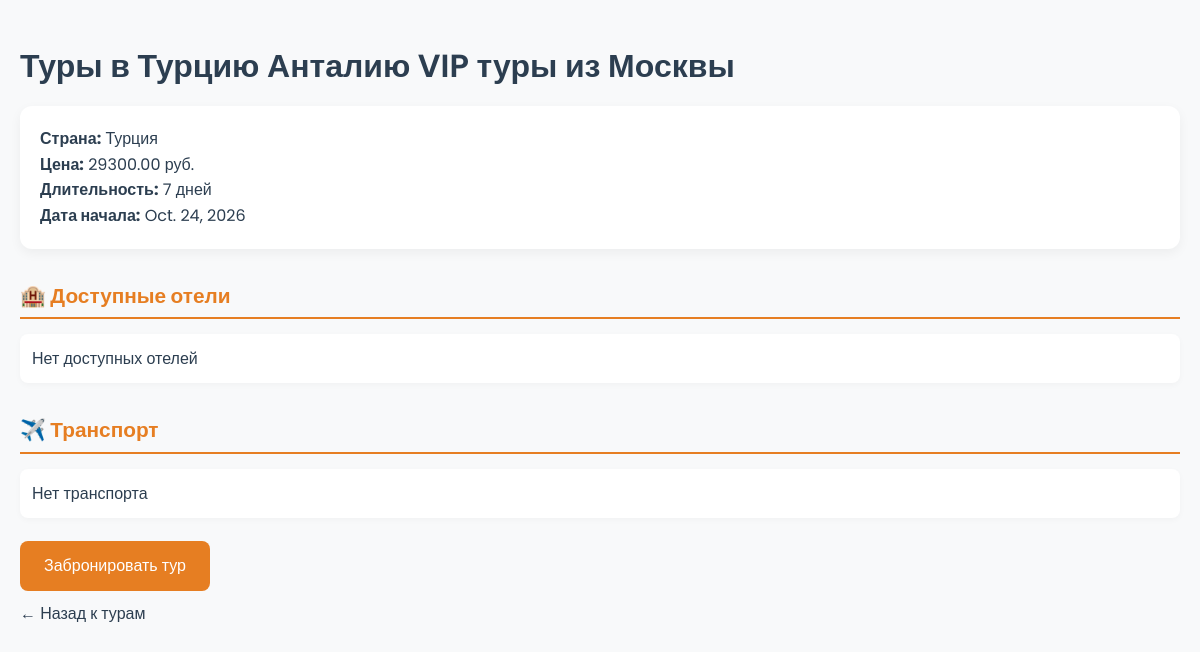
The page /tour/2/ on the database its author committed.
### main/models.py (models this page shows, shortened)
class Tour(models.Model):
    title = models.CharField(max_length=200, verbose_name="Название тура")
    price = models.DecimalField(max_digits=10, decimal_places=2, verbose_name="Цена")
    duration = models.IntegerField(verbose_name="Длительность (дней)")
    country = models.CharField(max_length=100, verbose_name="Страна")
    start_date = models.DateField(verbose_name="Дата начала")

### main/views.py (the view)
# urls.py: path('tour/<int:tour_id>/', views.tour_detail, name='tour_detail'),
def tour_detail(request, tour_id):
    tour = get_object_or_404(Tour, pk=tour_id)
    hotels = Hotel.objects.filter(city=tour.country)  # Отели в стране тура
    transports = Transport.objects.all()  # Можно фильтровать по маршруту
    return render(request, 'main/tour_detail.html', {
        'tour': tour,
        'hotels': hotels,
        'transports': transports
    })

### main/templates/main/tour_detail.html (shortened to what this page needs)
<!DOCTYPE html>
<html lang="ru">
<head>
</head>
<body>
    <div class="container">
        <h1>{{ tour.title }}</h1>
        <div class="info">
            <p><strong>Страна:</strong> {{ tour.country }}</p>
            <p><strong>Цена:</strong> {{ tour.price }} руб.</p>
            <p><strong>Длительность:</strong> {{ tour.duration }} дней</p>
            <p><strong>Дата начала:</strong> {{ tour.start_date }}</p>
        </div>
        <div class="section">
            <h2>🏨 Доступные отели</h2>
            <ul>
                {% for hotel in hotels %}
                <li>{{ hotel.name }} ({{ hotel.stars }}⭐) - {{ hotel.price_per_night }} руб./ночь</li>
                {% empty %}
                <li>Нет доступных отелей</li>
                {% endfor %}
            </ul>
        </div>
        <div class="section">
            <h2>✈️ Транспорт</h2>
            <ul>
                {% for t in transports %}
                <li>{{ t.type }} - {{ t.company }} ({{ t.route }})</li>
                {% empty %}
                <li>Нет транспорта</li>
                {% endfor %}
            </ul>
        </div>
        <a href="{% url 'create_booking' tour.id %}" class="btn">Забронировать тур</a>
        <br><a href="{% url 'home' %}" class="back-link">← Назад к турам</a>
    </div>
</body>
</html>

### main/templates/main/tour_detail.html (style rules this page uses)
* { margin: 0; padding: 0; box-sizing: border-box; }
body { font-family: 'Poppins', sans-serif; background-color: #f8f9fa; color: #2c3e50; line-height: 1.6; }
.container { max-width: 1200px; margin: 20px auto; padding: 20px; }
h1 { color: #2c3e50; margin-bottom: 15px; font-weight: 600; }
.info { background: white; padding: 20px; border-radius: 12px; box-shadow: 0 4px 12px rgba(0,0,0,0.05); margin-bottom: 20px; }
.section { margin-top: 30px; }
.section h2 { color: #e67e22; margin-bottom: 15px; font-size: 1.3em; border-bottom: 2px solid #e67e22; padding-bottom: 5px; }
ul { list-style: none; }
li { padding: 12px; background: #fff; margin-bottom: 8px; border-radius: 8px; box-shadow: 0 2px 6px rgba(0,0,0,0.03); }
.btn { display: inline-block; background: #e67e22; color: white; padding: 12px 24px; text-decoration: none; border-radius: 8px; font-weight: 500; transition: background 0.3s ease; margin-top: 15px; font-size: 1em; }
.back-link { display: inline-block; margin-top: 10px; color: #2c3e50; text-decoration: none; font-weight: 500; }

### rows shown on the page
Tour: title "Туры в Турцию Анталию VIP туры из Москвы", country "Турция", price "29300.00", duration "7", start_date "Oct. 24, 2026"
